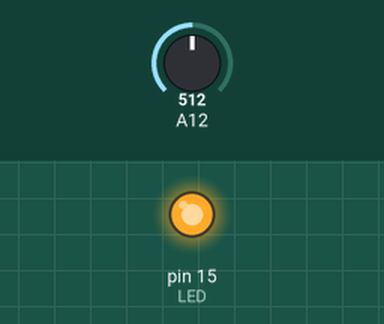
The sketch below on a simulated Arduino Mega 2560, built with avr-gcc and run on an emulated ATmega2560. Shown: output pins drawn as LEDs (lit = HIGH). The inputs (shaded band) are chosen by the test bench; at power-on: A12 = 512. What the sketch prints to the serial monitor is not drawn.

Above: at 0.1 s.
Timing chart, 0 to 1.6 s (numbered marks = the images above):
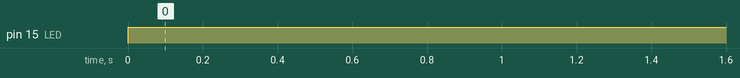

Measured:
- by itself, pin 15 (LED): LOW → HIGH at 0.00 s

The sketch:

Pico_AnalogRead.ino
```cpp
// uint16_t val = 0 ;
 int val = 0 ;
 int LED = 15 ;
 int Pot = 28 ;

 void setup() {
  Serial.begin(9600) ;
  pinMode(LED, OUTPUT) ;
  pinMode(Pot, INPUT) ;
 }

 void loop() {

  val = analogRead(Pot) ;

  if ( val <= 2048 )
  {
    digitalWrite(LED, HIGH) ;
    Serial.print( val ) ; Serial.println(" : ON") ;
    delay(300) ;
  }
  else
  {
    digitalWrite(LED, LOW) ;
    Serial.print( val ) ; Serial.println(" : OFF") ;
    delay(300) ;
  }
 }
```
